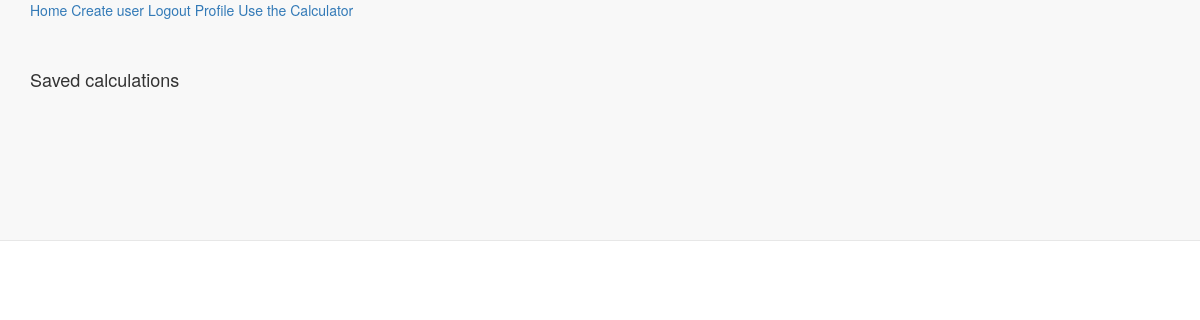
The page /accounts/profile/ (signed in) on the database as committed earlier.
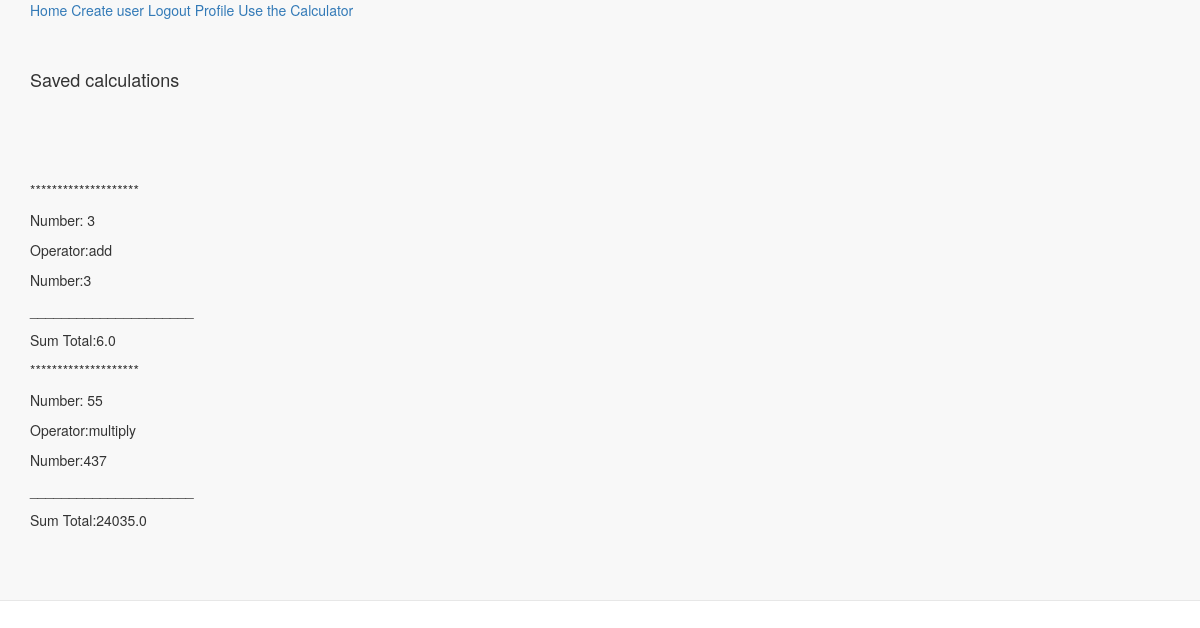
The same page on the database as committed later.
### calcapp/models.py (models this page shows, shortened)
class SavedCalc(models.Model):
    left = models.IntegerField()
    operators = models.CharField(max_length=15)
    right = models.IntegerField()
    total = models.FloatField()
    loguser = models.ForeignKey('auth.User')

### calcapp/views.py (the view)
# urls.py: url(r'^accounts/profile/$',profile_view, name="profile_view")
def profile_view(request):
    save_calc = SavedCalc.objects.filter(loguser=request.user)
    return render(request, 'profiles.html', {"save_calc":save_calc})

### templates/profiles.html
{% extends 'base.html' %}
{% block content %}
<br>
<br>
<br>
<h4>Saved calculations</h4>
<br>
<br>
<br>
<br>
{% for item in save_calc %}
<p>********************</p>
<p>Number: {{ item.left }}</p>
<p>Operator:{{ item.operators }}</p>
<p>Number:{{item.right }}</p>
<p>_____________________</p>
<p>Sum Total:{{item.total}}
{% endfor %}
{% endblock %}

Rows that differ between the two databases and show on the page:
added SavedCalc: left "3", operators "add", right "3", total "6.0"
added SavedCalc: left "55", operators "multiply", right "437", total "24035.0"
